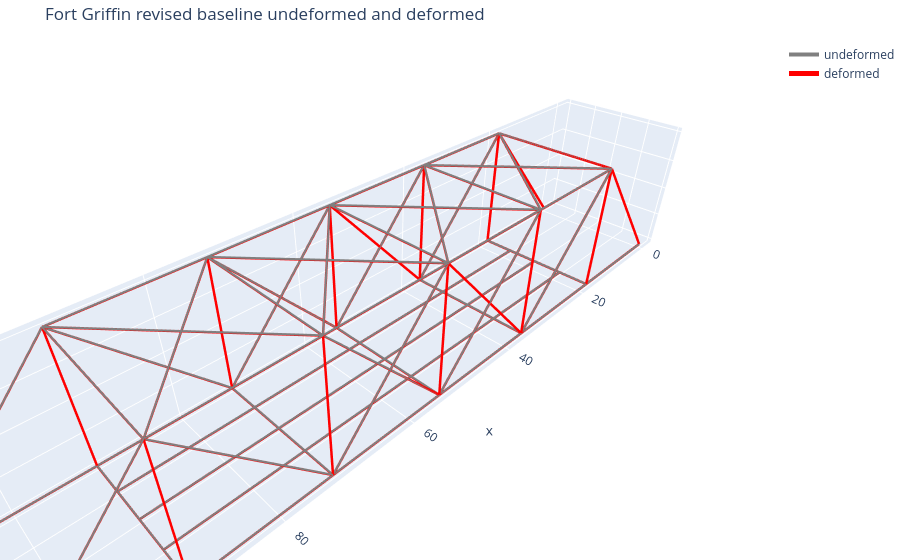

The notebook cell saved with this chart:
### Code cell
# Plotly plot 2
fig_def = plot_structure_plotly(
    clean_model,
    data,
    U=package["results"]["U"],
    scale=80.0,
    selector="all",
    show_undeformed=True,
    show_deformed=True,
    show_nodes=False,
    show_node_labels=False,
    show_element_hover=False,
    show_member_loads=False,
    title="Fort Griffin revised baseline undeformed and deformed",
    save_html=str(plotly_def_html),
    save_png=str(plotly_def_png),
)

fig_def.show()
print(f"Saved {plotly_def_html}")
print(f"Saved {plotly_def_png}")

### Figure 1 — Plotly figure (JSON) as saved in the notebook; plotly's stock layout.template omitted (floating-point values rounded to 4 significant figures; data arrays with more than 128 entries replaced by an {"elided": "..."} marker saying what was removed)
{"data": [{"hoverinfo": "skip", "line": {"color": "gray", "dash": "solid", "width": 4}, "mode": "lines", "name": "undeformed", "type": "scatter3d", "x": {"elided": "273 float values"}, "y": {"elided": "273 int values"}, "z": {"elided": "273 int values"}}, {"hoverinfo": "skip", "line": {"color": "red", "dash": "solid", "width": 5}, "mode": "lines", "name": "deformed", "type": "scatter3d", "x": {"elided": "881 float values"}, "y": {"elided": "881 float values"}, "z": {"elided": "881 float values"}}], "layout": {"margin": {"b": 0, "l": 0, "r": 0, "t": 40}, "scene": {"aspectmode": "data", "xaxis": {"title": {"text": "x"}}, "yaxis": {"title": {"text": "y"}}, "zaxis": {"title": {"text": "z"}}}, "showlegend": true, "title": {"text": "Fort Griffin revised baseline undeformed and deformed"}}}
